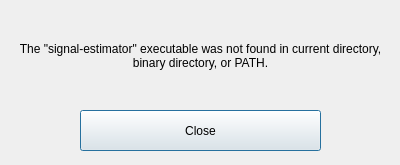
<?xml version="1.0" encoding="UTF-8"?>
<ui version="4.0">
 <class>NotFoundDialog</class>
 <widget class="QDialog" name="NotFoundDialog">
  <property name="geometry">
   <rect>
    <x>0</x>
    <y>0</y>
    <width>400</width>
    <height>165</height>
   </rect>
  </property>
  <property name="windowTitle">
   <string>Dialog</string>
  </property>
  <widget class="QPushButton" name="pushButton">
   <property name="geometry">
    <rect>
     <x>80</x>
     <y>110</y>
     <width>241</width>
     <height>41</height>
    </rect>
   </property>
   <property name="text">
    <string>Close</string>
   </property>
  </widget>
  <widget class="QLabel" name="label">
   <property name="geometry">
    <rect>
     <x>10</x>
     <y>10</y>
     <width>381</width>
     <height>91</height>
    </rect>
   </property>
   <property name="text">
    <string>The "signal-estimator" executable was not found in current directory, binary directory, or PATH.</string>
   </property>
   <property name="alignment">
    <set>Qt::AlignCenter</set>
   </property>
   <property name="wordWrap">
    <bool>true</bool>
   </property>
  </widget>
 </widget>
 <resources/>
 <connections/>
</ui>
